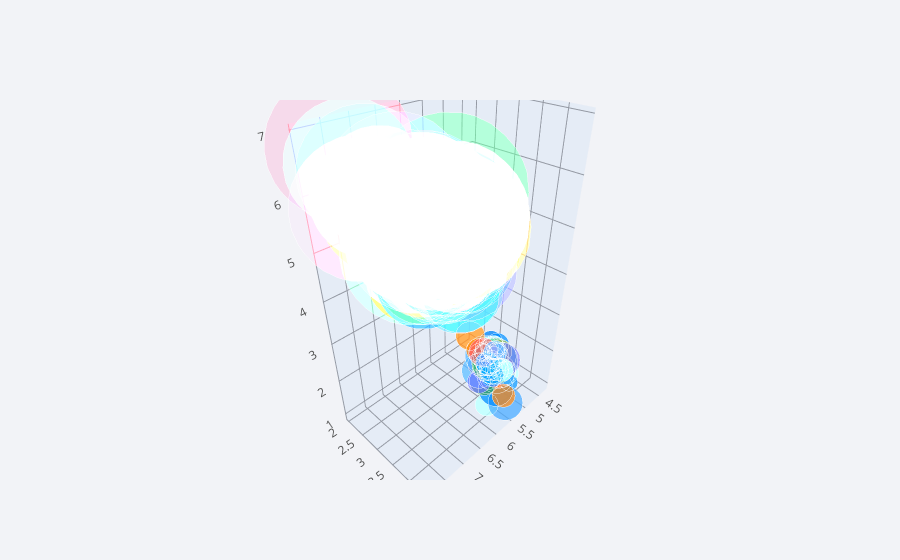

Here is the notebook cell this chart was saved with:
### Code cell
df.iplot(kind='bubble3d',x='SepalLengthCm',y='SepalWidthCm', z='PetalLengthCm',size='PetalWidthCm')

### Figure 1 — Plotly figure (JSON) as saved in the notebook; plotly's stock layout.template omitted (floating-point values rounded to 4 significant figures; data arrays with more than 128 entries replaced by an {"elided": "..."} marker saying what was removed)
{"data": [{"marker": {"color": {"elided": "150 str values"}, "opacity": 0.8, "size": {"elided": "150 int values"}, "symbol": "circle"}, "mode": "markers", "text": {"elided": "150 str values"}, "type": "scatter3d", "x": {"elided": "150 float values"}, "y": {"elided": "150 float values"}, "z": {"elided": "150 float values"}}], "layout": {"legend": {"bgcolor": "#F2F3F7", "font": {"color": "#505050"}}, "paper_bgcolor": "#F2F3F7", "plot_bgcolor": "#F2F3F7", "scene": {"xaxis": {"gridcolor": "#9499A3", "showgrid": true, "tickfont": {"color": "#505050"}, "title": {"font": {"color": "#505050"}, "text": ""}, "zerolinecolor": "#9499A3"}, "yaxis": {"gridcolor": "#9499A3", "showgrid": true, "tickfont": {"color": "#505050"}, "title": {"font": {"color": "#505050"}, "text": ""}, "zerolinecolor": "#9499A3"}, "zaxis": {"gridcolor": "#9499A3", "showgrid": true, "tickfont": {"color": "#505050"}, "title": {"font": {"color": "#505050"}, "text": ""}, "zerolinecolor": "#9499A3"}}, "title": {"font": {"color": "#484848"}}}}
